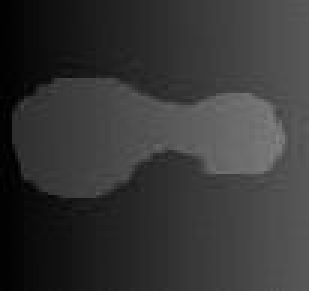
%> input picture my paper_local_syntropic-fitting/1.bmp, 103 x 97 px (shown 3 times larger)
$ octave Demo_ACM.m   (GNU Octave 9; MATLAB toolbox functions it lacks are replaced by stand-ins)
%> lines starting %> are read from the running program, lines starting %| are printed output that depends on the picture; in (x1, y1, x2, y2) boxes, pixels count from 0 and x2, y2 are one past the last pixel; in counts of white or black regions, pixels touching at a corner belong together; the program's own positions count from 1
### my paper_local_syntropic-fitting/ACM.m
function [u,f1,f2]= ACM(u,Img,Ksigma,KI,KI2,KONE,nu,timestep,mu,epsilon,lambda1,lambda2,CV,RSF,LRCV,LIF,LGD,isExchange)

u=NeumannBoundCond(u);
K=curvature_central(u);
Hu=0.5*(1+(2/pi)*atan(u./epsilon));
DrcU=(epsilon/pi)./(epsilon^2.+u.^2);

KIH= imfilter((Hu.*Img),Ksigma,'replicate');
KH= imfilter(Hu,Ksigma,'replicate');
f1=KIH./KH;
f2=(KI-KIH)./(KONE-KH);

[f1,f2]=exchange(f1,f2,isExchange); % important!

if CV~=0
    c= Hu.*Img;
    C1 = sum(c(:))/sum(Hu(:));
    c1=(1-Hu).*Img;
    c2=1-Hu;
    C2 = sum(c1(:))/sum(c2(:));
    CVterm=CV*(DrcU.*(-lambda1*(Img-C1).^2+lambda2*(Img-C2).^2));
else
    CVterm=0;
end

if LRCV~=0
    LRCVterm=LRCV*DrcU.*(-lambda1*(Img-f1).^2+lambda2*(Img-f2).^2);
else
    LRCVterm=0;
end

if LIF~=0
    LIFterm=DrcU.*((Img - f1.*Hu - f2.*(1 - Hu)).*(f1 - f2));
else
    LIFterm=0;
end

if RSF~=0
    s1=lambda1.*f1.^2-lambda2.*f2.^2;
    s2=lambda1.*f1-lambda2.*f2;
    dataForce=(lambda1-lambda2)*KONE.*Img.*Img+imfilter(s1,Ksigma,'replicate')-2.*Img.*imfilter(s2,Ksigma,'replicate');
    RSFterm=-RSF*DrcU.*dataForce;
else
    RSFterm=0;
end

if LGD~=0
    KI2H = imfilter(Img.^2.*Hu,Ksigma,'replicate');
    sigma1 = (f1.^2.*KH - 2.*f1.*KIH + KI2H)./(KH);
    sigma2 = (f2.^2.*KONE - f2.^2.*KH - 2.*f2.*KI + 2.*f2.*KIH + KI2 - KI2H)./(KONE-KH);
    localForce = (lambda1 - lambda2).*KONE.*log(sqrt(2*pi)) ...
        + imfilter(lambda1.*log(sqrt(sigma1)) - lambda2.*log(sqrt(sigma2)) ...
        +lambda1.*f1.^2./(2.*sigma1) - lambda2.*f2.^2./(2.*sigma2) ,Ksigma,'replicate')...
        + Img.*imfilter(lambda2.*f2./sigma2 - lambda1.*f1./sigma1,Ksigma,'replicate')...
        + Img.^2.*imfilter(lambda1.*1./(2.*sigma1) - lambda2.*1./(2.*sigma2),Ksigma,'replicate');
    LGDterm = -LGD*DrcU.*localForce;
else
    LGDterm=0;
end

PenaltyTerm=mu*(4*del2(u)-K);

LengthTerm=nu.*DrcU.*K;

u=u+timestep*(LengthTerm+PenaltyTerm+RSFterm+LRCVterm+LIFterm+LGDterm+CVterm);


function g = NeumannBoundCond(f)
% Neumann boundary condition
[nrow,ncol] = size(f);
g = f;
g([1 nrow],[1 ncol]) = g([3 nrow-2],[3 ncol-2]);
g([1 nrow],2:end-1) = g([3 nrow-2],2:end-1);
g(2:end-1,[1 ncol]) = g(2:end-1,[3 ncol-2]);

function k = curvature_central(u)
% compute curvature
[ux,uy] = gradient(u);
normDu = sqrt(ux.^2+uy.^2+1e-10);
Nx = ux./normDu;
Ny = uy./normDu;
[nxx,~] = gradient(Nx);
[~,nyy] = gradient(Ny);
k = nxx+nyy;

function [f1,f2]=exchange(f1,f2,isExchange)
%exchange f1 and f2
if isExchange==0
    return;
end
if isExchange==1
    f1=min(f1,f2);
    f2=max(f1,f2);
end
if isExchange==-1
    f1=max(f1,f2);
    f2=min(f1,f2);
end

### my paper_local_syntropic-fitting/Demo_ACM.m
% The Matlab code of the paper
% "K. Ding, A Simple Method to improve Initialization Robustness for Active Contours driven by Local Region Fitting Energy, 2018, arXiv:1802.10437."
% Keyan Ding, 2018. 03. 15

clc; clear all; close all;
Img = imread('1.bmp');
%> Img is the input picture: size 97x103x3 uint8; min 0, max 132, mean 54.4
Img = double(Img(:,:,1));
%> Img: size 97x103 double

% -----set initial contour-----
c0 = 1;
initialLSF = ones(size(Img(:,:,1))).*c0;
%> initialLSF: size 97x103 double; every value is 1
initialLSF(15:35,40:60) = -c0;
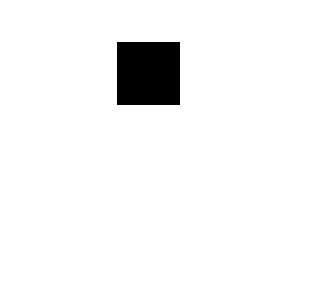
%> initialLSF: size 97x103 double (shown 3 times larger); values -1 (black) and 1 (white), 95.6% white; 1 black region, box (x1, y1, x2, y2) and area: (39, 14, 60, 35) 441

% [8 lines of commented-out code are left out]

u = initialLSF;
h1 = figure(1);imagesc(Img, [0, 255]);colormap(gray);hold on;axis off,axis equal
contour(initialLSF,[0 0],'g','linewidth',1.5);hold off
pause(0.1);

% -----set parameters-----
mu = 1; % the distance regularization term
nu = 0.001*255*255; % the length term.
lambda1 = 1;
lambda2 = 1;
epsilon = 1.0;
timestep = 0.05;
iterNum = 200; % the number of iterations.
sigma=3; % control the local size

Ksigma=fspecial('gaussian',round(2*sigma)*2+1,sigma);
KONE = imfilter(ones(size(Img)),Ksigma,'replicate');
KI = imfilter(Img,Ksigma,'replicate');
KI2 = imfilter(Img.^2,Ksigma,'replicate');

% --- model weight ---
RSF = 1;
LRCV = 0;
LIF = 0;
LGD = 0;
CV = 0;

% See "K. Ding, A Simple Method to improve Initialization Robustness for Active Contours driven by Local Region Fitting Energy, 2018, arXiv:1802.10437."
isExchange = 1; % '1' for bright object and dark backgroud;
                % '-1' for dark object and bright backgroud;
                % '0' represent original model.

% -----start level set evolution-----
h2=figure(2);
tic
for n=1:iterNum
    [u,f1,f2]=ACM(u,Img,Ksigma,KI,KI2,KONE,nu,timestep,mu,epsilon,lambda1,lambda2,CV,RSF,LRCV,LIF,LGD,isExchange);
    if mod(n,10)==0
        imagesc(Img, [0, 255]);colormap(gray);hold on;axis off,axis equal
        contour(u,[0 0],'r'); title([num2str(n), ' iterations ']);
        hold off;pause(.1);
    end
end
%> this loop made 200 passes
%> pass 1, in curvature_central, `[ux,uy] = gradient(u);`:
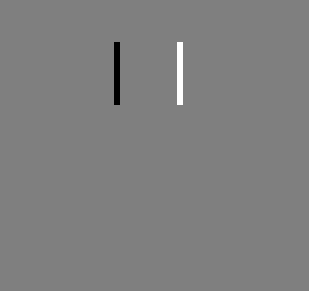
%> ux: size 97x103 double (shown 3 times larger); min -1, max 1, mean 0; drawn with min black and max white
%> pass 1, in curvature_central, `normDu = sqrt(ux.^2+uy.^2+1e-10);`:
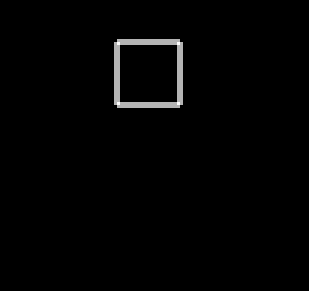
%> normDu: size 97x103 double (shown 3 times larger); min 1e-05, max 1.41, mean 0.0166; drawn with min black and max white
%> after the loop:
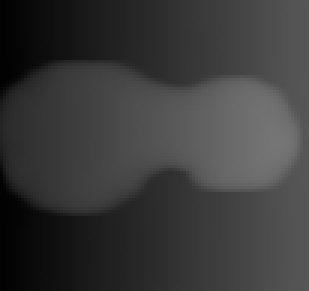
%> f2: size 97x103 double (shown 3 times larger); min 2.14, max 117.7, mean 58.6
%> after the loop:
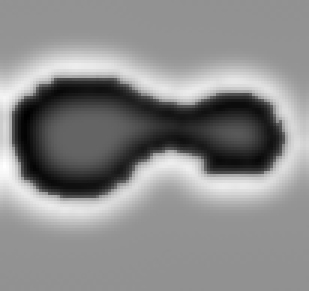
%> u: size 97x103 double (shown 3 times larger); min -19.08, max 19.95, mean 2.12; drawn with min black and max white
%> after the loop:
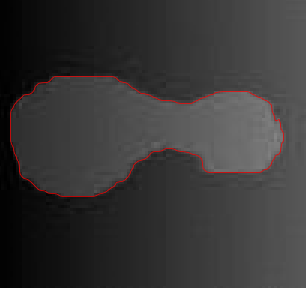
%> figure redrawn from the program's plot data; shown 3 times larger; its title reads '200 iterations'
toc

% -----display result-----
imagesc(Img, [0, 255]);colormap(gray);hold on;axis off,axis equal
%> after `axis equal`:
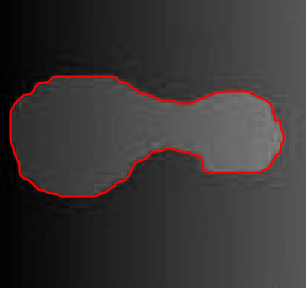
%> figure redrawn from the program's plot data; shown 3 times larger
[c,h] = contour(u,[0 0],'r','linewidth',1.5);
%> c = 290 columns, first 8: [0 18.49 19 20 21 22 23 24; 289 27 26.62 26.5 26.48 26.48 26.48 26.49]; h = -83.12
% figure;mesh(u);colorbar;title('Final level set function');hold on, contour(u,[0 0],'r','linewidth',1.5);

$ run again, with my paper_local_syntropic-fitting/2.bmp copied over my paper_local_syntropic-fitting/1.bmp
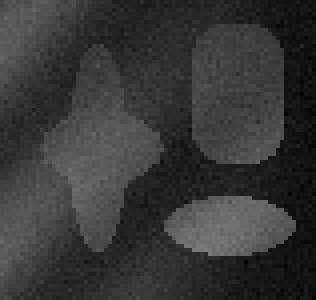
%> input picture my paper_local_syntropic-fitting/2.bmp, 79 x 75 px (shown 4 times larger)
%> Img is the input picture: size 75x79 uint8; min 0, max 123, mean 55.6
%> Img: size 75x79 double
%> `initialLSF(15:35,40:60) = -c0;`:
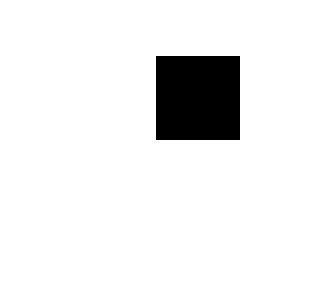
%> initialLSF: size 75x79 double (shown 4 times larger); values -1 (black) and 1 (white), 92.6% white; 1 black region, box (x1, y1, x2, y2) and area: (39, 14, 60, 35) 441
%> `axis equal`:
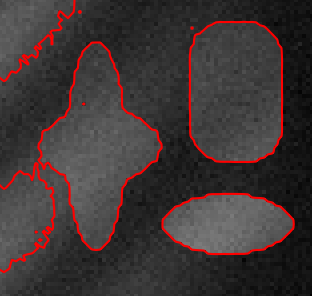
%> figure redrawn from the program's plot data; shown 4 times larger
%> c = 598 columns, first 8: [0 19.62 19.6 19.53 19.4 19 18.5 18; 79 1 2 3 4 4.43 5 5.54]; h = -94.02

$ run again, with my paper_local_syntropic-fitting/3.bmp copied over my paper_local_syntropic-fitting/1.bmp
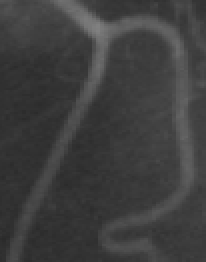
%> input picture my paper_local_syntropic-fitting/3.bmp, 103 x 131 px (shown 2 times larger)
%> Img is the input picture: size 131x103 uint8; min 42, max 128, mean 62.3
%> Img: size 131x103 double
%> `initialLSF(15:35,40:60) = -c0;`:
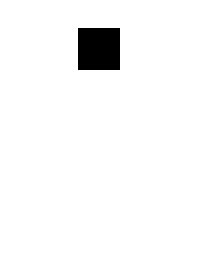
%> initialLSF: size 131x103 double (shown 2 times larger); values -1 (black) and 1 (white), 96.7% white; 1 black region, box (x1, y1, x2, y2) and area: (39, 14, 60, 35) 441
%> `axis equal`:
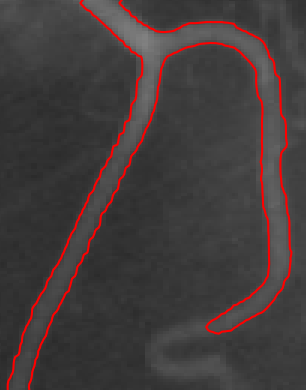
%> figure redrawn from the program's plot data; shown 3 times larger
%> c = 726 columns, first 8: [0 3.57 3.56 3.59 3.8 4 4.42 4.78; 198 131 130 129 128 127.6 127 126]; h = -78.49

$ run again, with my paper_local_syntropic-fitting/4.bmp copied over my paper_local_syntropic-fitting/1.bmp
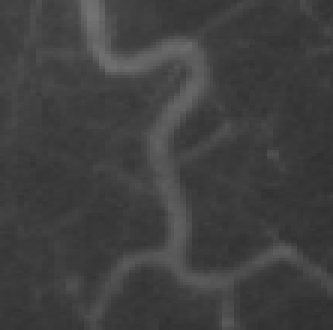
%> input picture my paper_local_syntropic-fitting/4.bmp, 111 x 110 px (shown 3 times larger)
%> Img is the input picture: size 110x111 uint8; min 46, max 115, mean 63.9
%> Img: size 110x111 double
%> `axis equal`:
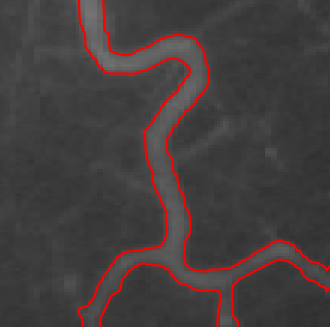
%> figure redrawn from the program's plot data; shown 3 times larger
%> c = 608 columns, first 8: [0 27.37 27.35 27.38 27.41 27.43 27.49 27.54; 213 1 2 3 4 5 6 7]; h = -82.49
